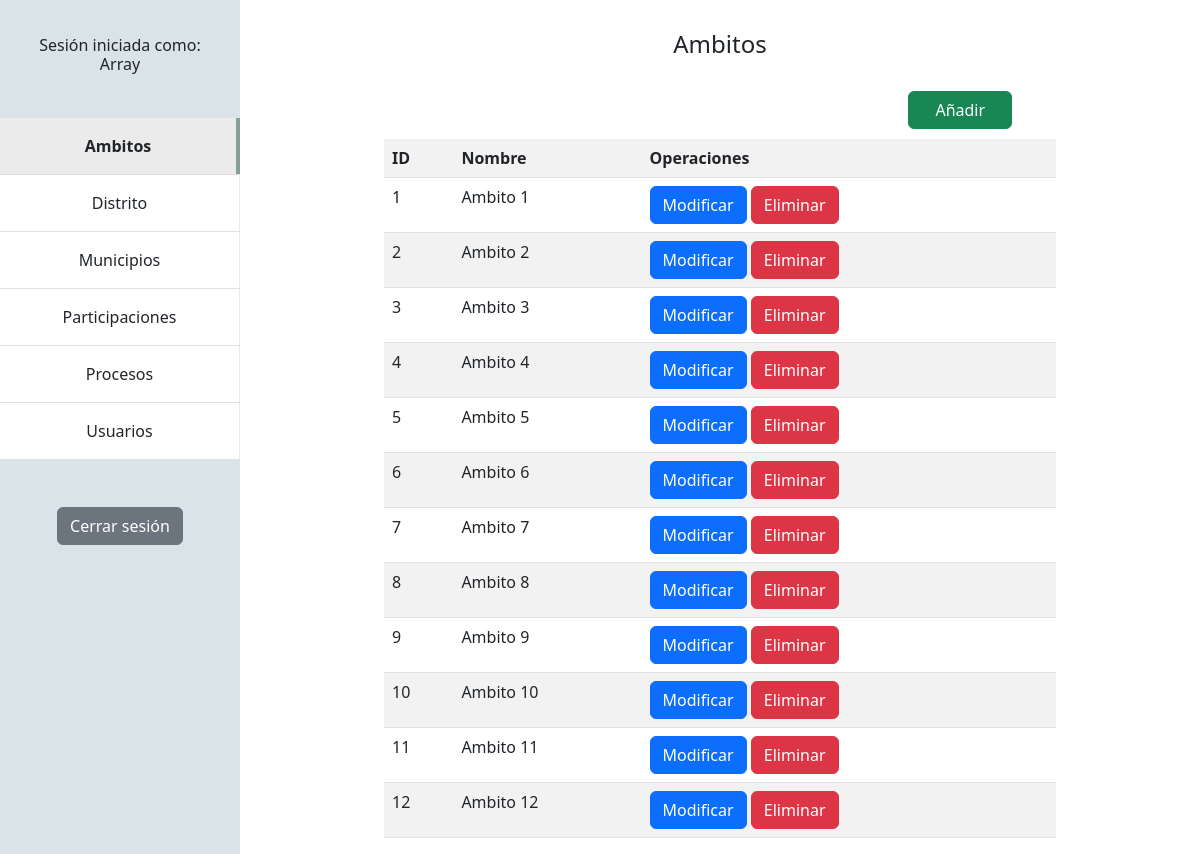
Page /admin/ambitos.php (signed in) on the committed database.
### tables this page shows
CREATE TABLE `ambitos` (
  `aid` int(11) NOT NULL,
  `nombre_ambito` varchar(256) NOT NULL
);

### admin/ambitos.php (the view, shortened to what this page needs)
<?php
    $usuario = $_SESSION['usr'];
    $db = new Database();
    $pdo = $db -> connect();
    $sql = $pdo->prepare("SELECT * FROM ambitos;");
    $sql->execute();
    $rows = $sql->fetchAll();
?>
<html lang="en">
    <head>
        <link rel="stylesheet" href="admin.css">
        <link href="https://cdn.jsdelivr.net/npm/bootstrap@5.2.3/dist/css/bootstrap.min.css" rel="stylesheet">
    </head>
    <body>
        <div class="nav-bar">
            <center><h6>Sesión iniciada como:<br><?php echo $usuario ?></h6></center>
            <center>
                <ul class="list-group list-group-flush mb-5">
                    <li class="list-group-item p-0"><a class="active nav-link p-3" aria-current="page">Ambitos</a></li>
                    <li class="list-group-item p-0"><a class="nav-link p-3" href="distrito.php">Distrito</a></li>
                    <li class="list-group-item p-0"><a class="nav-link p-3" href="municipios.php">Municipios</a></li>
                    <li class="list-group-item p-0"><a class="nav-link p-3" href="participaciones.php">Participaciones</a></li>
                    <li class="list-group-item p-0"><a class="nav-link p-3" href="proceso.php">Procesos</a></li>
                    <li class="list-group-item p-0"><a class="nav-link p-3" href="usuarios.php">Usuarios</a></li>
                </ul>
            </center>
            <form action="logout.php">
                <center><button type="submit" class="btn btn-secondary">Cerrar sesión</button></center>
            </form>
        </div>
        <center><h4>Ambitos</h4></center>
        <br>
        <button type="button" class="btn btn-success float-end" id="add">Añadir</button>
        <br><br>
        <table class="table table-striped">
            <tr>
                <th>ID</th>
                <th>Nombre</th>
                <th>Operaciones</th>
            </tr>
            <?php foreach ($rows as $row){ ?>
            <tr>
                <td><?php echo $row ['aid'];?></td>
                <td><?php echo $row ['nombre_ambito'];?></td>
                <td>
                    <form action="fetch/ambits/edit-ambit.php?edit=<?=$row['aid'];?>" method="POST" class="d-inline">
                        <button type="submit" class="edit btn btn-primary" id="edit" value="<?=$row['aid'];?>">Modificar</button>
                    </form>
                    <form action="fetch/ambits/delete-ambit.php?delete=<?=$row['aid'];?>" method="POST" class="d-inline">
                        <button type="submit" class="delete btn btn-danger">Eliminar</button>
                    </form>
                </td>
            </tr>
            <?php } $sql->closeCursor(); ?>
        </table>
    </body>
</html>

### admin/admin.css (style rules this page uses)
h6 { padding: 15%; }
.nav-bar { display: block; background-color: #DAE3E7; width: 20%; height: 100%; position: fixed; top: 0%; left: 0%; }
.nav-link { border-right: 1px solid rgb(234, 234, 234); }
.active { background-color: rgb(235, 235, 235) !important; border-right: 4px solid #85A094; font-weight: bold !important; }
#add { margin-right: 6.5%; width: 15.5%; }

### admin/ambitos.php (style rules this page uses)
body { margin-top: 2.5% !important; margin-left: 32% !important; margin-right: 12% !important; }

### rows in the picture
ambitos: aid "1", nombre_ambito "Ambito 1"
ambitos: aid "2", nombre_ambito "Ambito 2"
ambitos: aid "3", nombre_ambito "Ambito 3"
ambitos: aid "4", nombre_ambito "Ambito 4"
ambitos: aid "5", nombre_ambito "Ambito 5"
ambitos: aid "6", nombre_ambito "Ambito 6"
ambitos: aid "7", nombre_ambito "Ambito 7"
ambitos: aid "8", nombre_ambito "Ambito 8"
ambitos: aid "9", nombre_ambito "Ambito 9"
ambitos: aid "10", nombre_ambito "Ambito 10"
ambitos: aid "11", nombre_ambito "Ambito 11"
ambitos: aid "12", nombre_ambito "Ambito 12"

### other values in the picture
$usuario "Array"
